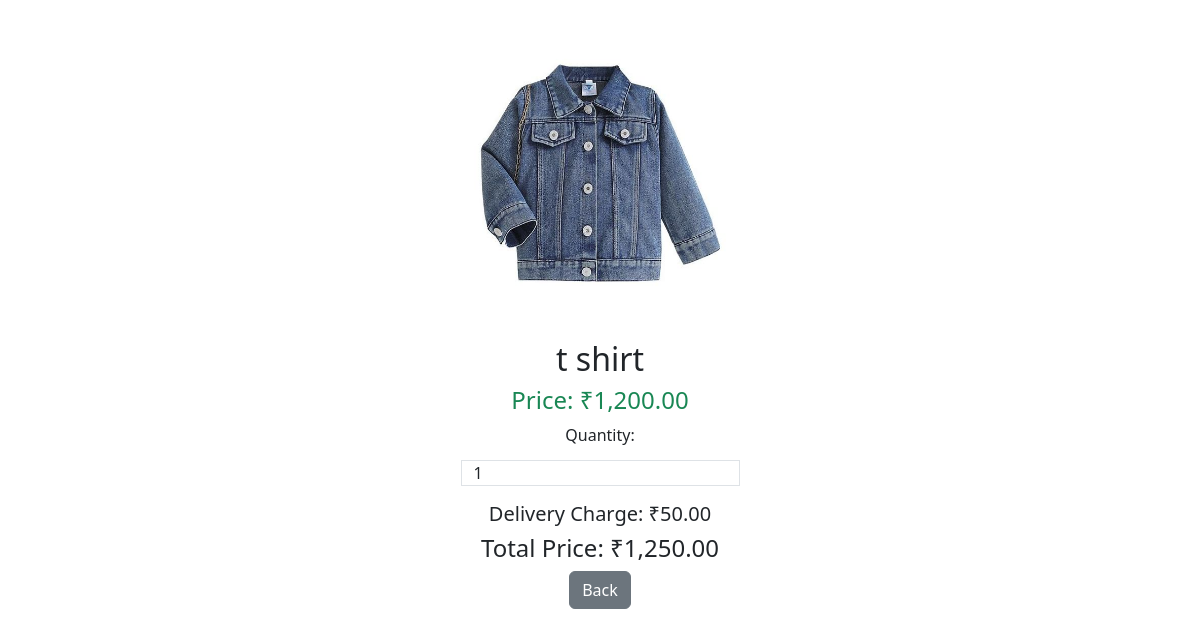
The app's page /view_product.php?id=19&category=boys with its own data.
### tables this page shows
CREATE TABLE `boys_product` (
  `id` int(11) NOT NULL,
  `name` varchar(100) NOT NULL,
  `price` decimal(10,2) NOT NULL,
  `image_path` varchar(255) NOT NULL,
  `status` enum('active','inactive') DEFAULT 'active',
  `created_at` timestamp NOT NULL DEFAULT current_timestamp()
);

### view_product.php (the view, shortened to what this page needs)
<?php
$conn = new mysqli("localhost", "root", "", "ecommerce_db");
$id = intval($_GET['id']);
$category = $_GET['category'] ?? 'boys';
$table = ($category === 'girls') ? 'girls_product' : 'boys_product';
$product = $conn->query("SELECT * FROM $table WHERE id = $id")->fetch_assoc();
$delivery_charge = 50;
?>
<!DOCTYPE html>
<html>
<head>
    <link rel="stylesheet" href="/e-commerce/admin/assets/bootstrap.min.css">
</head>
<body class="p-4">
    <div class="container text-center">
        <img src="admin/<?php echo htmlspecialchars($product['image_path']); ?>" width="300" height="300" class="rounded mb-3">
        <h2><?php echo htmlspecialchars($product['name']); ?></h2>
        <h4 class="text-success">Price: ₹<span id="price"><?php echo number_format($product['price'], 2); ?></span></h4>
        <div class="mb-3">
            <label for="quantity" class="form-label">Quantity:</label>
            <input type="number" id="quantity" value="1" min="1" class="form-control w-25 mx-auto">
        </div>
        <h5>Delivery Charge: ₹<span id="delivery"><?php echo number_format($delivery_charge, 2); ?></span></h5>
        <h4>Total Price: ₹<span id="total"><?php echo number_format($product['price'] + $delivery_charge, 2); ?></span></h4>
        <p><a href="index.php" class="btn btn-secondary">Back</a></p>
    </div>
</body>
</html>

### records on screen
boys_product: image_path (picture), name "t shirt", price "1,200.00", $product['price'] + $delivery_charge "1,250.00"

### other values on screen
$delivery_charge "50.00"
